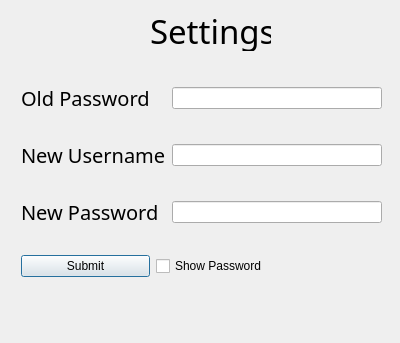
<?xml version="1.0" encoding="UTF-8"?>
<ui version="4.0">
 <class>AdminSetting</class>
 <widget class="QDialog" name="AdminSetting">
  <property name="geometry">
   <rect>
    <x>0</x>
    <y>0</y>
    <width>400</width>
    <height>343</height>
   </rect>
  </property>
  <property name="windowTitle">
   <string>Dialog</string>
  </property>
  <widget class="QLabel" name="settingLabel">
   <property name="geometry">
    <rect>
     <x>150</x>
     <y>10</y>
     <width>121</width>
     <height>41</height>
    </rect>
   </property>
   <property name="font">
    <font>
     <family>Kenyan Coffee</family>
     <pointsize>25</pointsize>
    </font>
   </property>
   <property name="text">
    <string>Settings</string>
   </property>
  </widget>
  <widget class="QWidget" name="layoutWidget">
   <property name="geometry">
    <rect>
     <x>21</x>
     <y>61</y>
     <width>361</width>
     <height>241</height>
    </rect>
   </property>
   <layout class="QGridLayout" name="gridLayout">
    <item row="0" column="0">
     <widget class="QLabel" name="oldLabel">
      <property name="font">
       <font>
        <family>Kenyan Coffee</family>
        <pointsize>15</pointsize>
       </font>
      </property>
      <property name="text">
       <string>Old Password</string>
      </property>
     </widget>
    </item>
    <item row="0" column="2">
     <widget class="QLineEdit" name="oldInput"/>
    </item>
    <item row="1" column="0" colspan="2">
     <widget class="QLabel" name="userLabel">
      <property name="font">
       <font>
        <family>Kenyan Coffee</family>
        <pointsize>15</pointsize>
       </font>
      </property>
      <property name="text">
       <string>New Username</string>
      </property>
     </widget>
    </item>
    <item row="1" column="2">
     <widget class="QLineEdit" name="userInput"/>
    </item>
    <item row="2" column="0" colspan="2">
     <widget class="QLabel" name="passwordLabel">
      <property name="font">
       <font>
        <family>Kenyan Coffee</family>
        <pointsize>15</pointsize>
       </font>
      </property>
      <property name="text">
       <string>New Password</string>
      </property>
     </widget>
    </item>
    <item row="2" column="2">
     <widget class="QLineEdit" name="passwordInput">
      <property name="text">
       <string/>
      </property>
     </widget>
    </item>
    <item row="3" column="0">
     <widget class="QPushButton" name="submitButton">
      <property name="text">
       <string>Submit</string>
      </property>
     </widget>
    </item>
    <item row="3" column="1" colspan="2">
     <widget class="QCheckBox" name="showBox">
      <property name="text">
       <string>Show Password</string>
      </property>
     </widget>
    </item>
   </layout>
  </widget>
 </widget>
 <resources/>
 <connections/>
</ui>
